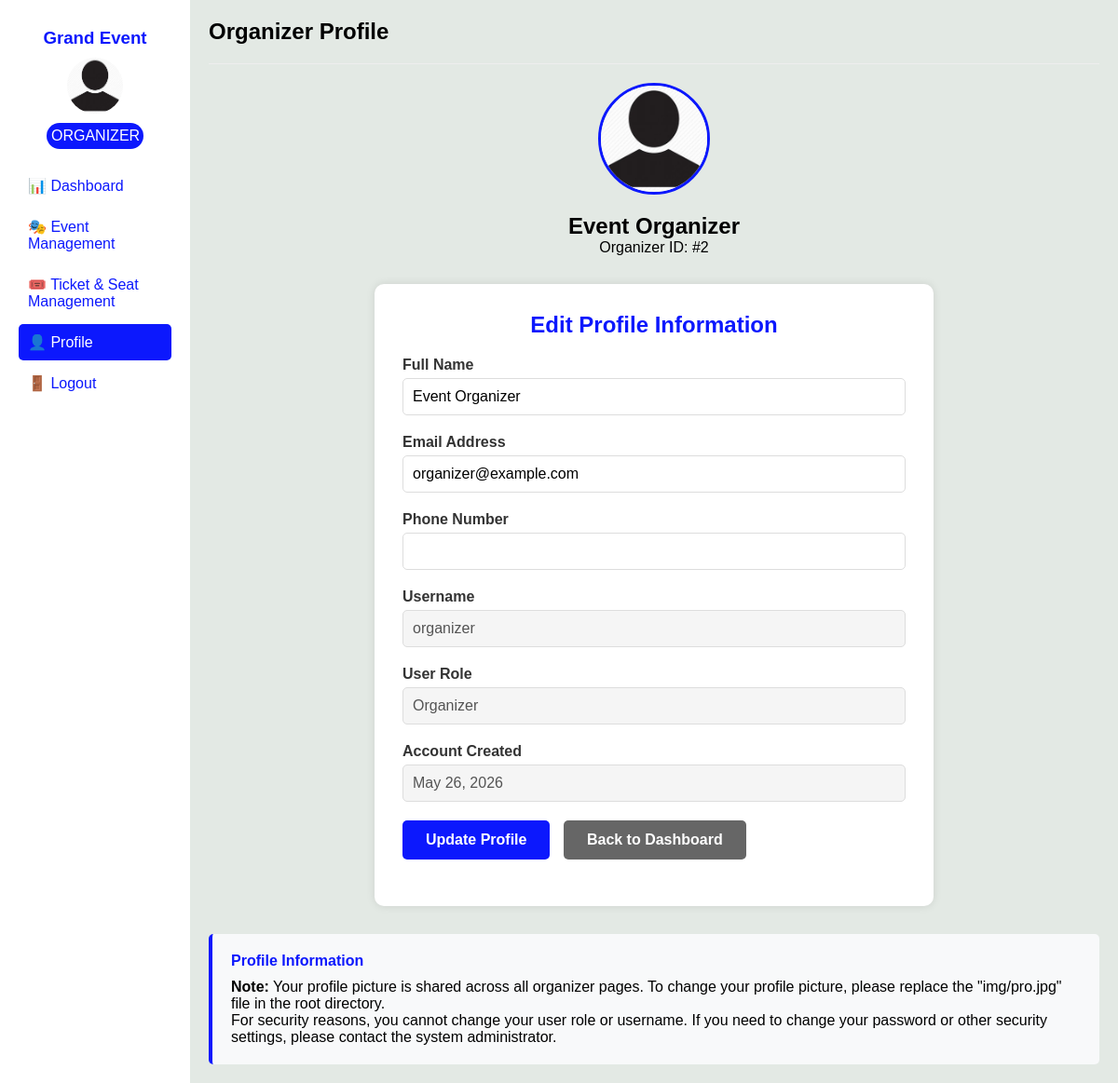
Screenshot of /organizers/profile.php (signed in) with the database file from the repository.
### tables this page shows
CREATE TABLE IF NOT EXISTS `users` (
  `id` int(11) NOT NULL AUTO_INCREMENT,
  `username` varchar(50) NOT NULL,
  `email` varchar(100) NOT NULL,
  `password` varchar(255) NOT NULL,
  `full_name` varchar(100) DEFAULT NULL,
  `role` enum('admin','organizer','user') DEFAULT 'user',
  `created_at` timestamp DEFAULT CURRENT_TIMESTAMP,
  PRIMARY KEY (`id`),
  UNIQUE KEY `username` (`username`),
  UNIQUE KEY `email` (`email`)
);

### config.php (called while the page is built, shortened)
<?php
try {
    $conn = new mysqli(DB_HOST, DB_USER, DB_PASS, DB_NAME);
} catch(Exception $e) {
    die("Connection failed: " . $e->getMessage());
}
function executeQuery($sql, $params = [], $types = "") {
    global $conn;
    $stmt = $conn->prepare($sql);
    if (!empty($params)) {
        $stmt->bind_param($types, ...$params);
    }
    $stmt->execute();
    return $stmt;
}
function fetchSingle($sql, $params = [], $types = "") {
    $stmt = executeQuery($sql, $params, $types);
    $result = $stmt->get_result();
    return $result->fetch_assoc();
}
?>

### organizers/profile.php (the view, shortened to what this page needs)
<?php
require_once '../config.php';
$organizer_id = $_SESSION['user_id'];
$organizer = fetchSingle("SELECT * FROM users WHERE id = ?", [$organizer_id], "i");
?>
<!DOCTYPE html>
<html lang="en">
<head>
</head>
<body>
<main>
<aside>
<div class="profile">
<h3>Grand Event</h3>
<div class="img"><img src="../img/pro.jpg" alt="Profile"></div>
<div class="ro">ORGANIZER</div>
</div>
<div class="roles">
    <a href="org_dash.php">📊 Dashboard</a>
    <a href="eve_ma.php">🎭 Event Management</a>
    <a href="tick.php">🎟️ Ticket & Seat Management</a>
    <a href="profile.php" class="act">👤 Profile</a>
    <a href="../logout.php">🚪 Logout</a>
</div>
</aside>
<section>
<h1>Organizer Profile</h1>
<hr>
<div class="profile-header">
    <div class="profile-pic">
        <img src="../img/pro.jpg" alt="Profile Picture">
    </div>
    <h2><?php echo htmlspecialchars($organizer['full_name'] ?? $organizer['username']); ?></h2>
    <p>Organizer ID: #<?php echo $organizer_id; ?></p>
</div>
<div class="form-container">
    <h2>Edit Profile Information</h2>
    <form method="post">
        <div class="form-group">
            <label>Full Name</label>
            <input type="text" name="name" value="<?php echo htmlspecialchars($organizer['full_name'] ?? ''); ?>" required>
        </div>
        <div class="form-group">
            <label>Email Address</label>
            <input type="email" name="email" value="<?php echo htmlspecialchars($organizer['email']); ?>" required>
        </div>
        <div class="form-group">
            <label>Phone Number</label>
            <input type="tel" name="phone" value="<?php echo htmlspecialchars($organizer['phone'] ?? ''); ?>">
        </div>
        <div class="form-group">
            <label>Username</label>
            <input type="text" value="<?php echo htmlspecialchars($organizer['username']); ?>" disabled>
        </div>
        <div class="form-group">
            <label>User Role</label>
            <input type="text" value="Organizer" disabled>
        </div>
        <div class="form-group">
            <label>Account Created</label>
            <input type="text" value="<?php echo date('F d, Y', strtotime($organizer['created_at'])); ?>" disabled>
        </div>
        <div class="form-group">
            <button type="submit" class="btn btn-primary">Update Profile</button>
            <button type="button" class="btn btn-secondary" onclick="location.href='org_dash.php'">Back to Dashboard</button>
        </div>
    </form>
</div>
<div class="info-box">
    <h4>Profile Information</h4>
    <p><strong>Note:</strong> Your profile picture is shared across all organizer pages. To change your profile picture, please replace the "img/pro.jpg" file in the root directory.</p>
    <p>For security reasons, you cannot change your user role or username. If you need to change your password or other security settings, please contact the system administrator.</p>
</div>
</section>
</main>
</body>
</html>

### organizers/profile.php (style rules this page uses)
* { margin:0; padding:0; box-sizing:border-box; }
body { background:#e3e9e4; font-family:Arial; }
main { display:flex; }
aside { width:17%; padding:20px; background:#fff; min-height:100vh; }
section { width:83%; padding:20px; }
.profile { text-align:center; margin-bottom:20px; }
.profile h3 { color:#0c18fd; margin:10px 0; }
.img { width:60px; height:60px; border-radius:50%; margin:auto; overflow:hidden; }
.img img { width:100%; height:100%; object-fit:cover; }
.ro { background:#0c18fd; color:#fff; padding:5px; border-radius:20px; margin:10px 30px; }
.roles a { display:block; padding:10px; color:#0c18fd; text-decoration:none; margin:5px 0; border-radius:5px; }
.act { background:#0c18fd !important; color:#fff !important; }
.form-container { max-width:600px; margin:20px auto; padding:30px; background:#fff; border-radius:10px; box-shadow:0 0 10px rgba(0,0,0,0.1); }
.form-container h2 { color:#0c18fd; margin-bottom:20px; text-align:center; }
.form-group { margin-bottom:20px; }
.form-group label { display:block; margin-bottom:5px; font-weight:bold; color:#333; }
.form-group input { width:100%; padding:10px; border:1px solid #ddd; border-radius:5px; font-size:16px; }
.form-group input:disabled { background:#f5f5f5; cursor:not-allowed; }
.btn { padding:12px 25px; border:none; border-radius:5px; cursor:pointer; font-size:16px; font-weight:bold; }
.btn-primary { background:#0c18fd; color:#fff; }
.btn-secondary { background:#666; color:#fff; margin-left:10px; }
.profile-header { text-align:center; margin-bottom:30px; }
.profile-pic { width:120px; height:120px; border-radius:50%; margin:0 auto 20px; overflow:hidden; border:3px solid #0c18fd; }
.profile-pic img { width:100%; height:100%; object-fit:cover; }
.info-box { background:#f8f9fa; padding:20px; border-radius:5px; margin-top:30px; border-left:4px solid #0c18fd; }
.info-box h4 { color:#0c18fd; margin-bottom:10px; }
hr { border:none; border-top:1px solid #eee; margin:20px 0; }

### rows the page displays
users: full_name "Event Organizer", name "Event Organizer", email "organizer@example.com", username "organizer", created_at "May 26, 2026"

### other values shown
$organizer_id "2"
